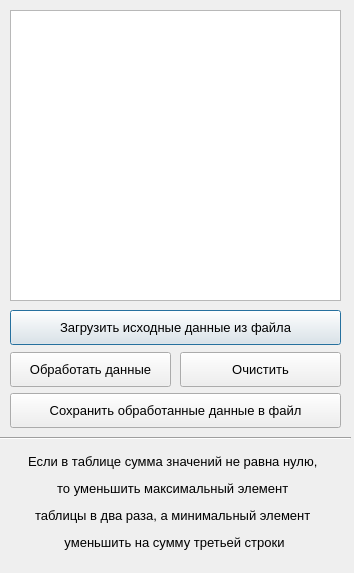
<?xml version="1.0" encoding="UTF-8"?>
<ui version="4.0">
 <class>Dialog</class>
 <widget class="QDialog" name="Dialog">
  <property name="geometry">
   <rect>
    <x>0</x>
    <y>0</y>
    <width>354</width>
    <height>573</height>
   </rect>
  </property>
  <property name="minimumSize">
   <size>
    <width>354</width>
    <height>573</height>
   </size>
  </property>
  <property name="maximumSize">
   <size>
    <width>354</width>
    <height>573</height>
   </size>
  </property>
  <property name="windowTitle">
   <string>Dialog</string>
  </property>
  <widget class="QPlainTextEdit" name="plainTextEdit">
   <property name="geometry">
    <rect>
     <x>10</x>
     <y>10</y>
     <width>331</width>
     <height>291</height>
    </rect>
   </property>
   <property name="font">
    <font>
     <family>Segoe UI</family>
     <pointsize>10</pointsize>
    </font>
   </property>
  </widget>
  <widget class="QPushButton" name="btn_upload_data">
   <property name="geometry">
    <rect>
     <x>10</x>
     <y>310</y>
     <width>331</width>
     <height>35</height>
    </rect>
   </property>
   <property name="font">
    <font>
     <family>Segoe UI</family>
     <pointsize>10</pointsize>
    </font>
   </property>
   <property name="text">
    <string>Загрузить исходные данные из файла</string>
   </property>
  </widget>
  <widget class="QPushButton" name="btn_process_data">
   <property name="geometry">
    <rect>
     <x>10</x>
     <y>352</y>
     <width>161</width>
     <height>35</height>
    </rect>
   </property>
   <property name="font">
    <font>
     <family>Segoe UI</family>
     <pointsize>10</pointsize>
    </font>
   </property>
   <property name="text">
    <string>Обработать данные</string>
   </property>
  </widget>
  <widget class="QPushButton" name="btn_clear">
   <property name="geometry">
    <rect>
     <x>180</x>
     <y>352</y>
     <width>161</width>
     <height>35</height>
    </rect>
   </property>
   <property name="font">
    <font>
     <family>Segoe UI</family>
     <pointsize>10</pointsize>
    </font>
   </property>
   <property name="text">
    <string>Очистить</string>
   </property>
  </widget>
  <widget class="QPushButton" name="btn_save_data">
   <property name="geometry">
    <rect>
     <x>10</x>
     <y>393</y>
     <width>331</width>
     <height>35</height>
    </rect>
   </property>
   <property name="font">
    <font>
     <family>Segoe UI</family>
     <pointsize>10</pointsize>
    </font>
   </property>
   <property name="text">
    <string>Сохранить обработанные данные в файл</string>
   </property>
  </widget>
  <widget class="QLabel" name="label_task_1">
   <property name="geometry">
    <rect>
     <x>4</x>
     <y>447</y>
     <width>341</width>
     <height>111</height>
    </rect>
   </property>
   <property name="font">
    <font>
     <family>Segoe UI</family>
     <pointsize>10</pointsize>
    </font>
   </property>
   <property name="text">
    <string>&lt;html&gt;&lt;head/&gt;&lt;body&gt;&lt;p align=&quot;center&quot;&gt;Если в таблице сумма значений не равна нулю, &lt;/p&gt;&lt;p align=&quot;center&quot;&gt;то уменьшить максимальный элемент &lt;/p&gt;&lt;p align=&quot;center&quot;&gt;таблицы в два раза, а минимальный элемент &lt;/p&gt;&lt;p align=&quot;center&quot;&gt;уменьшить на сумму третьей строки&lt;/p&gt;&lt;/body&gt;&lt;/html&gt;</string>
   </property>
  </widget>
  <widget class="Line" name="line">
   <property name="geometry">
    <rect>
     <x>0</x>
     <y>430</y>
     <width>351</width>
     <height>16</height>
    </rect>
   </property>
   <property name="orientation">
    <enum>Qt::Horizontal</enum>
   </property>
  </widget>
 </widget>
 <resources/>
 <connections/>
</ui>
